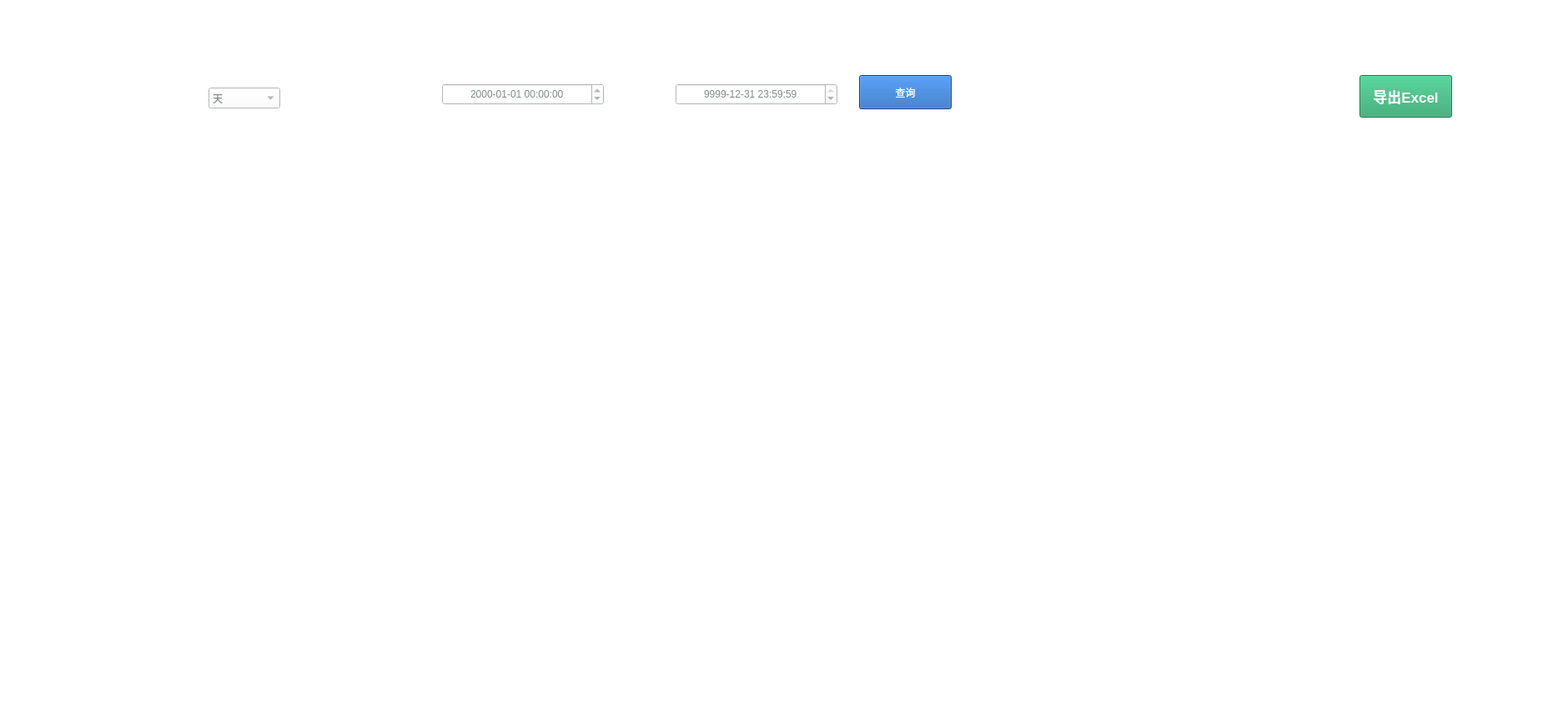
<?xml version="1.0" encoding="UTF-8"?>
<ui version="4.0">
 <class>Report_check</class>
 <widget class="QWidget" name="Report_check">
  <property name="geometry">
   <rect>
    <x>0</x>
    <y>0</y>
    <width>1880</width>
    <height>850</height>
   </rect>
  </property>
  <property name="windowTitle">
   <string>Form</string>
  </property>
  <property name="styleSheet">
   <string notr="true">background:transparent;
color: rgb(128,138,135);</string>
  </property>
  <widget class="QWidget" name="widget_report" native="true">
   <property name="geometry">
    <rect>
     <x>10</x>
     <y>10</y>
     <width>1880</width>
     <height>840</height>
    </rect>
   </property>
   <property name="styleSheet">
    <string notr="true">QWidget#widget_report{
	border-image: url(:/images/resources/窗口界面-背景.png);
}</string>
   </property>
   <widget class="QLabel" name="label_report_icon">
    <property name="geometry">
     <rect>
      <x>30</x>
      <y>20</y>
      <width>21</width>
      <height>21</height>
     </rect>
    </property>
    <property name="styleSheet">
     <string notr="true">border-image: url(:/images/resources/arrow.png);
background:transparent;</string>
    </property>
    <property name="text">
     <string/>
    </property>
    <property name="alignment">
     <set>Qt::AlignCenter</set>
    </property>
   </widget>
   <widget class="QLabel" name="label_text_report">
    <property name="geometry">
     <rect>
      <x>70</x>
      <y>20</y>
      <width>81</width>
      <height>21</height>
     </rect>
    </property>
    <property name="font">
     <font>
      <pointsize>13</pointsize>
      <weight>75</weight>
      <bold>true</bold>
     </font>
    </property>
    <property name="styleSheet">
     <string notr="true">color: rgb(255, 255, 255);background:transparent</string>
    </property>
    <property name="text">
     <string>报表查询</string>
    </property>
    <property name="alignment">
     <set>Qt::AlignCenter</set>
    </property>
   </widget>
   <widget class="QWidget" name="widget_report_check" native="true">
    <property name="geometry">
     <rect>
      <x>110</x>
      <y>170</y>
      <width>1641</width>
      <height>601</height>
     </rect>
    </property>
    <property name="styleSheet">
     <string notr="true">QWidget#widget_report_check{
	border-image: url(:/images/resources/窗口界面-背景.png);
}
</string>
    </property>
    <widget class="QLabel" name="label_date">
     <property name="geometry">
      <rect>
       <x>190</x>
       <y>50</y>
       <width>41</width>
       <height>51</height>
      </rect>
     </property>
     <property name="font">
      <font>
       <pointsize>14</pointsize>
       <weight>75</weight>
       <bold>true</bold>
      </font>
     </property>
     <property name="styleSheet">
      <string notr="true">color: rgb(255, 255, 255);</string>
     </property>
     <property name="text">
      <string>日期</string>
     </property>
     <property name="alignment">
      <set>Qt::AlignCenter</set>
     </property>
    </widget>
    <widget class="QTableWidget" name="tableWidget">
     <property name="geometry">
      <rect>
       <x>100</x>
       <y>100</y>
       <width>1511</width>
       <height>491</height>
      </rect>
     </property>
     <property name="font">
      <font>
       <pointsize>13</pointsize>
      </font>
     </property>
     <property name="styleSheet">
      <string notr="true">color: rgb(255, 255, 255);background:transparent;</string>
     </property>
     <property name="rowCount">
      <number>10</number>
     </property>
     <property name="columnCount">
      <number>7</number>
     </property>
     <attribute name="horizontalHeaderVisible">
      <bool>false</bool>
     </attribute>
     <attribute name="verticalHeaderVisible">
      <bool>false</bool>
     </attribute>
     <attribute name="verticalHeaderHighlightSections">
      <bool>true</bool>
     </attribute>
     <row/>
     <row/>
     <row/>
     <row/>
     <row/>
     <row/>
     <row/>
     <row/>
     <row/>
     <row/>
     <column/>
     <column/>
     <column/>
     <column/>
     <column/>
     <column/>
     <column/>
    </widget>
    <widget class="QLabel" name="label_line">
     <property name="geometry">
      <rect>
       <x>380</x>
       <y>50</y>
       <width>41</width>
       <height>51</height>
      </rect>
     </property>
     <property name="font">
      <font>
       <pointsize>14</pointsize>
       <weight>75</weight>
       <bold>true</bold>
      </font>
     </property>
     <property name="styleSheet">
      <string notr="true">color: rgb(255, 255, 255);</string>
     </property>
     <property name="text">
      <string>产线</string>
     </property>
     <property name="alignment">
      <set>Qt::AlignCenter</set>
     </property>
    </widget>
    <widget class="QLabel" name="label_total_output">
     <property name="geometry">
      <rect>
       <x>570</x>
       <y>50</y>
       <width>61</width>
       <height>51</height>
      </rect>
     </property>
     <property name="font">
      <font>
       <pointsize>14</pointsize>
       <weight>75</weight>
       <bold>true</bold>
      </font>
     </property>
     <property name="styleSheet">
      <string notr="true">color: rgb(255, 255, 255);</string>
     </property>
     <property name="text">
      <string>总产量</string>
     </property>
     <property name="alignment">
      <set>Qt::AlignCenter</set>
     </property>
    </widget>
    <widget class="QLabel" name="label_cleaning_count">
     <property name="geometry">
      <rect>
       <x>750</x>
       <y>50</y>
       <width>121</width>
       <height>51</height>
      </rect>
     </property>
     <property name="font">
      <font>
       <pointsize>14</pointsize>
       <weight>75</weight>
       <bold>true</bold>
      </font>
     </property>
     <property name="styleSheet">
      <string notr="true">color: rgb(255, 255, 255);</string>
     </property>
     <property name="text">
      <string>清理炭块数量</string>
     </property>
     <property name="alignment">
      <set>Qt::AlignCenter</set>
     </property>
    </widget>
    <widget class="QLabel" name="label_no_cleanning_count">
     <property name="geometry">
      <rect>
       <x>940</x>
       <y>50</y>
       <width>141</width>
       <height>51</height>
      </rect>
     </property>
     <property name="font">
      <font>
       <pointsize>14</pointsize>
       <weight>75</weight>
       <bold>true</bold>
      </font>
     </property>
     <property name="styleSheet">
      <string notr="true">color: rgb(255, 255, 255);</string>
     </property>
     <property name="text">
      <string>未清理炭块数量</string>
     </property>
     <property name="alignment">
      <set>Qt::AlignCenter</set>
     </property>
    </widget>
    <widget class="QLabel" name="label_cleaning_duration">
     <property name="geometry">
      <rect>
       <x>1160</x>
       <y>50</y>
       <width>81</width>
       <height>51</height>
      </rect>
     </property>
     <property name="font">
      <font>
       <pointsize>14</pointsize>
       <weight>75</weight>
       <bold>true</bold>
      </font>
     </property>
     <property name="styleSheet">
      <string notr="true">color: rgb(255, 255, 255);</string>
     </property>
     <property name="text">
      <string>清理时长</string>
     </property>
     <property name="alignment">
      <set>Qt::AlignCenter</set>
     </property>
    </widget>
    <widget class="QLabel" name="label_efficiency">
     <property name="geometry">
      <rect>
       <x>1410</x>
       <y>50</y>
       <width>81</width>
       <height>51</height>
      </rect>
     </property>
     <property name="font">
      <font>
       <pointsize>14</pointsize>
       <weight>75</weight>
       <bold>true</bold>
      </font>
     </property>
     <property name="styleSheet">
      <string notr="true">color: rgb(255, 255, 255);</string>
     </property>
     <property name="text">
      <string>平均效率</string>
     </property>
    </widget>
    <widget class="QLabel" name="label_report_title">
     <property name="geometry">
      <rect>
       <x>690</x>
       <y>0</y>
       <width>251</width>
       <height>51</height>
      </rect>
     </property>
     <property name="font">
      <font>
       <pointsize>20</pointsize>
       <weight>75</weight>
       <bold>true</bold>
      </font>
     </property>
     <property name="styleSheet">
      <string notr="true">color: rgb(255, 255, 255);</string>
     </property>
     <property name="text">
      <string>碳电极清理系统报表</string>
     </property>
     <property name="alignment">
      <set>Qt::AlignLeading|Qt::AlignLeft|Qt::AlignVCenter</set>
     </property>
    </widget>
   </widget>
   <widget class="QWidget" name="widget_bar" native="true">
    <property name="geometry">
     <rect>
      <x>110</x>
      <y>60</y>
      <width>1641</width>
      <height>81</height>
     </rect>
    </property>
    <property name="styleSheet">
     <string notr="true">QWidget#widget_bar{
	border-image: url(:/images/resources/背景栏.png);
}</string>
    </property>
    <widget class="QLabel" name="label_report_week">
     <property name="geometry">
      <rect>
       <x>30</x>
       <y>30</y>
       <width>71</width>
       <height>31</height>
      </rect>
     </property>
     <property name="font">
      <font>
       <pointsize>13</pointsize>
       <weight>75</weight>
       <bold>true</bold>
      </font>
     </property>
     <property name="styleSheet">
      <string notr="true">color: rgb(255, 255, 255);background:transparent</string>
     </property>
     <property name="text">
      <string>报表周期</string>
     </property>
     <property name="alignment">
      <set>Qt::AlignCenter</set>
     </property>
    </widget>
    <widget class="QLabel" name="label_create_time">
     <property name="geometry">
      <rect>
       <x>310</x>
       <y>30</y>
       <width>71</width>
       <height>31</height>
      </rect>
     </property>
     <property name="font">
      <font>
       <pointsize>13</pointsize>
       <weight>75</weight>
       <bold>true</bold>
      </font>
     </property>
     <property name="styleSheet">
      <string notr="true">color: rgb(255, 255, 255);background:transparent</string>
     </property>
     <property name="text">
      <string>生成时间</string>
     </property>
     <property name="alignment">
      <set>Qt::AlignCenter</set>
     </property>
    </widget>
    <widget class="QDateTimeEdit" name="dateTimeEdit_start">
     <property name="geometry">
      <rect>
       <x>410</x>
       <y>30</y>
       <width>194</width>
       <height>26</height>
      </rect>
     </property>
     <property name="styleSheet">
      <string notr="true">background-color: rgb(255, 255, 255);</string>
     </property>
     <property name="alignment">
      <set>Qt::AlignCenter</set>
     </property>
     <property name="displayFormat">
      <string>yyyy-MM-dd hh:mm:ss</string>
     </property>
    </widget>
    <widget class="QLabel" name="label_time">
     <property name="geometry">
      <rect>
       <x>630</x>
       <y>30</y>
       <width>41</width>
       <height>31</height>
      </rect>
     </property>
     <property name="font">
      <font>
       <pointsize>13</pointsize>
       <weight>75</weight>
       <bold>true</bold>
      </font>
     </property>
     <property name="styleSheet">
      <string notr="true">color: rgb(255, 255, 255);background:transparent</string>
     </property>
     <property name="text">
      <string>——</string>
     </property>
     <property name="alignment">
      <set>Qt::AlignCenter</set>
     </property>
    </widget>
    <widget class="QDateTimeEdit" name="dateTimeEdit_end">
     <property name="geometry">
      <rect>
       <x>690</x>
       <y>30</y>
       <width>194</width>
       <height>26</height>
      </rect>
     </property>
     <property name="styleSheet">
      <string notr="true">background-color: rgb(255, 255, 255);</string>
     </property>
     <property name="alignment">
      <set>Qt::AlignCenter</set>
     </property>
     <property name="dateTime">
      <datetime>
       <hour>23</hour>
       <minute>59</minute>
       <second>59</second>
       <year>9999</year>
       <month>12</month>
       <day>31</day>
      </datetime>
     </property>
     <property name="time">
      <time>
       <hour>23</hour>
       <minute>59</minute>
       <second>59</second>
      </time>
     </property>
     <property name="displayFormat">
      <string notr="true">yyyy-MM-dd hh:mm:ss</string>
     </property>
    </widget>
    <widget class="QPushButton" name="pushButton_search">
     <property name="geometry">
      <rect>
       <x>910</x>
       <y>20</y>
       <width>111</width>
       <height>41</height>
      </rect>
     </property>
     <property name="styleSheet">
      <string notr="true">QPushButton{
	background-color: rgb(26, 95, 180);
color: rgb(255, 255, 255);
}</string>
     </property>
     <property name="text">
      <string>查询</string>
     </property>
    </widget>
    <widget class="QPushButton" name="pushButton_excel">
     <property name="geometry">
      <rect>
       <x>1510</x>
       <y>20</y>
       <width>111</width>
       <height>51</height>
      </rect>
     </property>
     <property name="font">
      <font>
       <pointsize>13</pointsize>
       <weight>75</weight>
       <bold>true</bold>
      </font>
     </property>
     <property name="styleSheet">
      <string notr="true">QPushButton{
background-color: rgb(38, 162, 105);
color: rgb(255, 255, 255);
}</string>
     </property>
     <property name="text">
      <string>导出Excel</string>
     </property>
    </widget>
    <widget class="QComboBox" name="comboBox">
     <property name="geometry">
      <rect>
       <x>130</x>
       <y>35</y>
       <width>86</width>
       <height>25</height>
      </rect>
     </property>
     <property name="styleSheet">
      <string notr="true">background-color: rgb(255, 255, 255);</string>
     </property>
     <item>
      <property name="text">
       <string>天</string>
      </property>
     </item>
     <item>
      <property name="text">
       <string>周</string>
      </property>
     </item>
     <item>
      <property name="text">
       <string>月</string>
      </property>
     </item>
     <item>
      <property name="text">
       <string>年</string>
      </property>
     </item>
    </widget>
   </widget>
   <widget class="QWidget" name="verticalLayoutWidget">
    <property name="geometry">
     <rect>
      <x>110</x>
      <y>790</y>
      <width>1641</width>
      <height>31</height>
     </rect>
    </property>
    <layout class="QVBoxLayout" name="verticalLayout2"/>
   </widget>
  </widget>
 </widget>
 <resources/>
 <connections/>
</ui>
